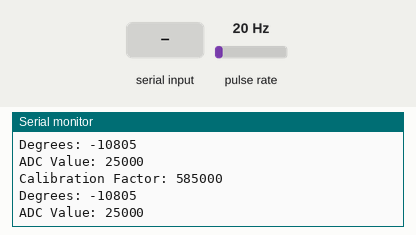
Recording of a sketch running on a simulated ESP32. Parts: the last lines printed to the serial monitor. Wiring (inferred from the names in the program): pulse sensor: data GPIO 34. Inputs (shaded band) come from the test bench; at power-on: pulse rate 20 Hz.

Above: at 1.2 s.
1.3 s: pulse rate (sensor on GPIO 34) set to 4 Hz
At 2.7 s:
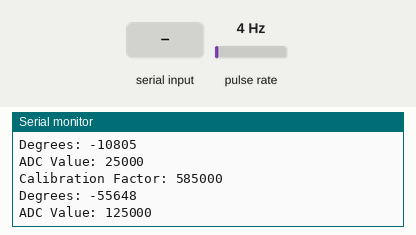
2.8 s: "90,45\n" received over Serial
4.3 s: "30,150\n" received over Serial
5.8 s: pulse rate (sensor on GPIO 34) set to 50 Hz
At 6.8 s:
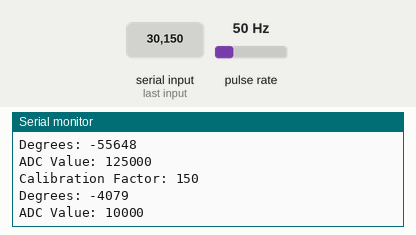
Timing chart, 0 to 8.3 s (numbered marks = the images above; inputs shaded):
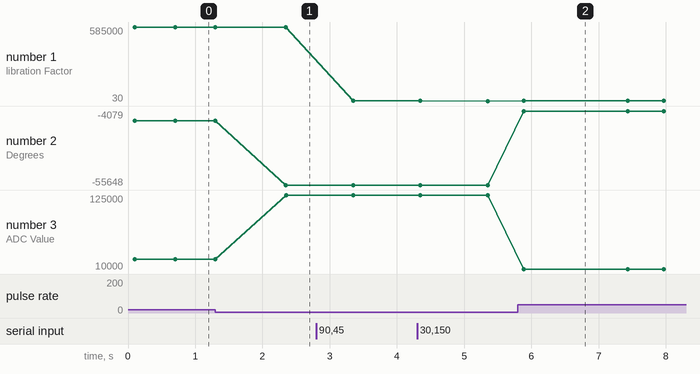

Measured:
- after the input at 1.3 s, the serial monitor: prints a new line after 1.1 s (image 1)
- after the input at 5.8 s, the serial monitor: prints a new line after 0.09 s (image 2)
- plotted number 1: 585000 → 90 after the input at 2.8 s, 90 → 30 after the input at 4.3 s
- plotted number 2: -10805 → -55648 after the input at 1.3 s, -55648 → -4079 after the input at 5.8 s
- plotted number 3: 25000 → 125000 after the input at 1.3 s, 125000 → 10000 after the input at 5.8 s

The sketch:

wind_dir.ino
```cpp
#define WIND_DIR_PIN 34

int cal_factor = 585000;

void setup()
{
  Serial.begin(115200);
  pinMode(WIND_DIR_PIN, INPUT);

}

void loop() {
  unsigned long timeout = 1000000;
  long avg = 0;
  long dir_degrees = 0;
  int count = 2;

  if (Serial.available())
  {
    int in = Serial.parseInt();
    if (in > 0)
    {
      cal_factor = in;
    }

  }
  for(int i = 0; i < count; i++)
  {
    avg += pulseIn(WIND_DIR_PIN, LOW, timeout);
  }
  avg /= count;
//  int pwm_value = pulseIn(WIND_SPEED_PIN, LOW, timeout);

  if (avg <= 0.0)
  {
    dir_degrees = 0;
  }
  else
  {
    dir_degrees = 360 - ((avg - 101) / 2.23);
  }
  Serial.print("Calibration Factor: ");
  Serial.println(cal_factor);
  Serial.print("Degrees: ");
  Serial.println(dir_degrees);
  Serial.print("ADC Value: ");
  Serial.println(avg);
  Serial.println("");
  delay(500);
}
```
